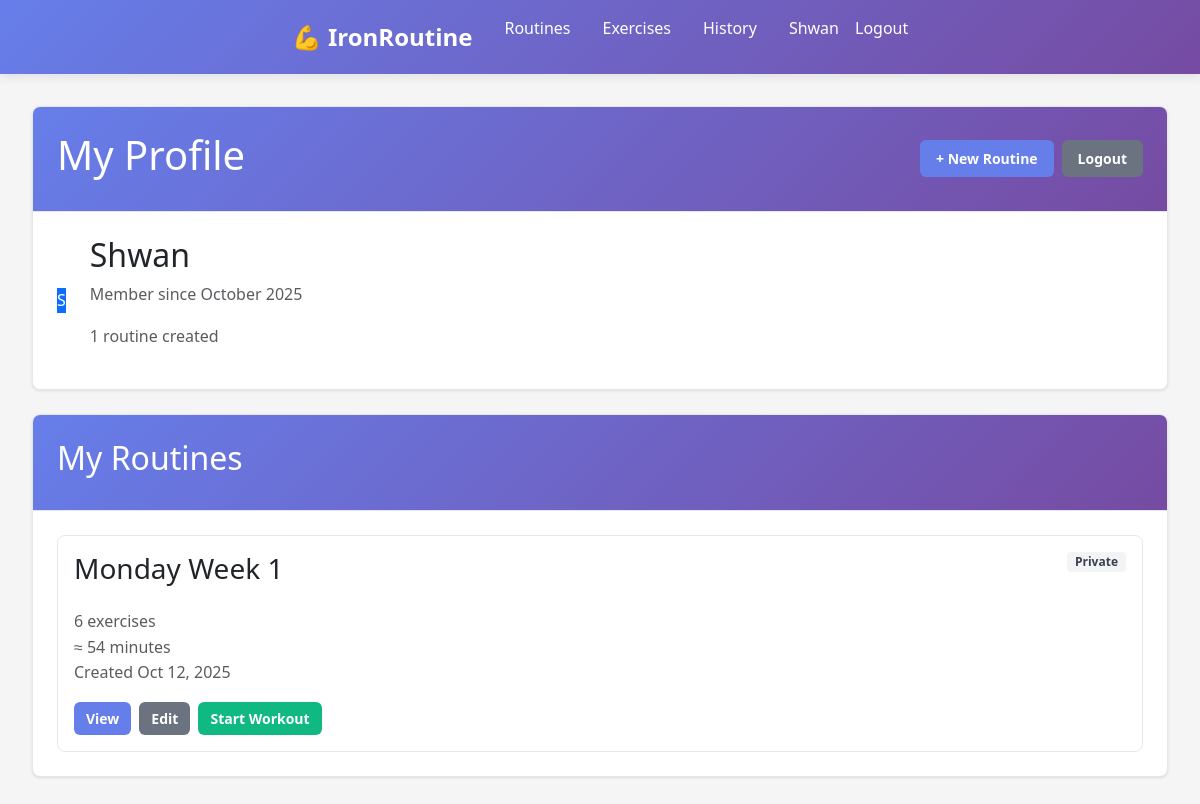
Page /accounts/profile/ (signed in) on the earlier database version.
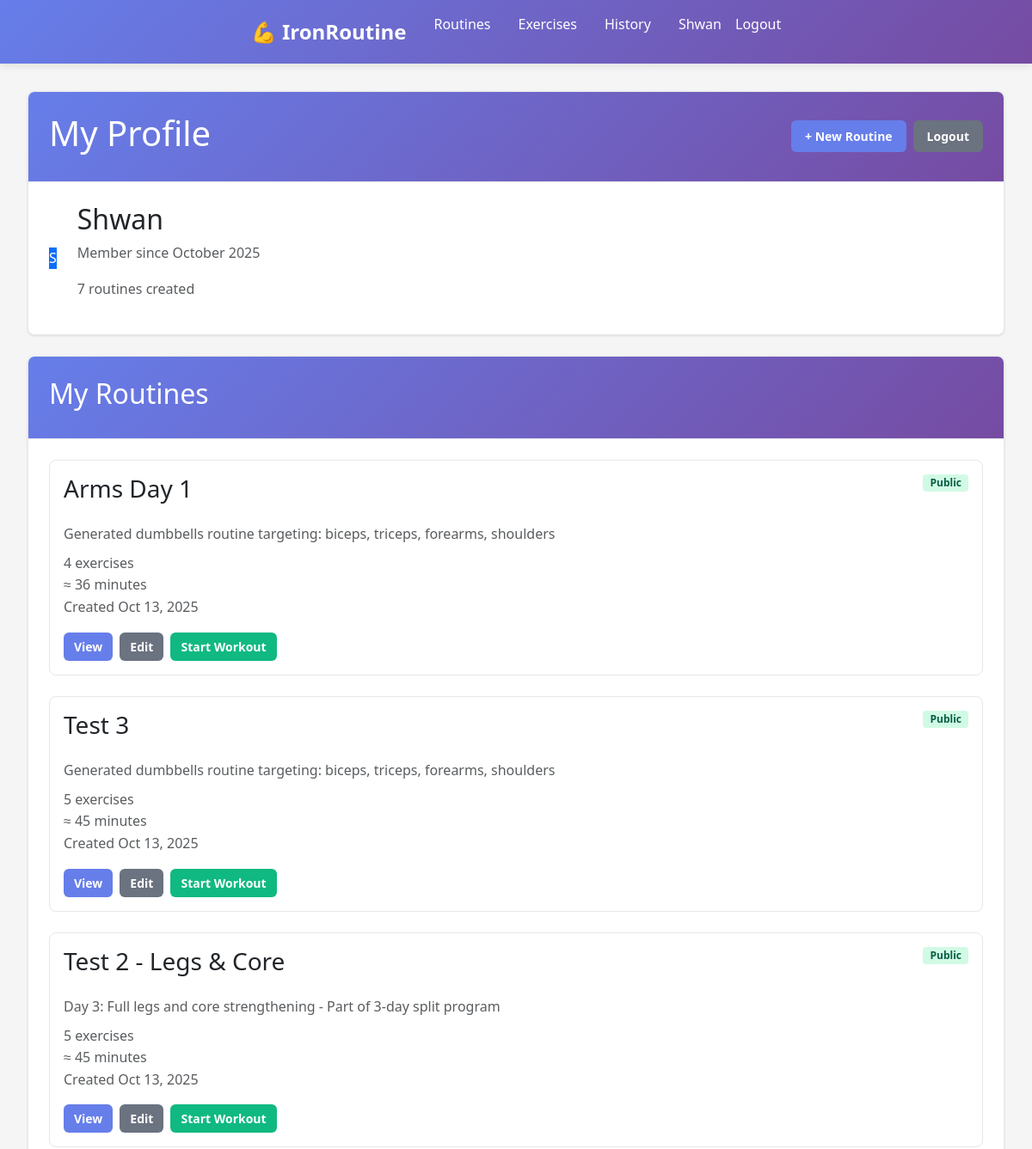
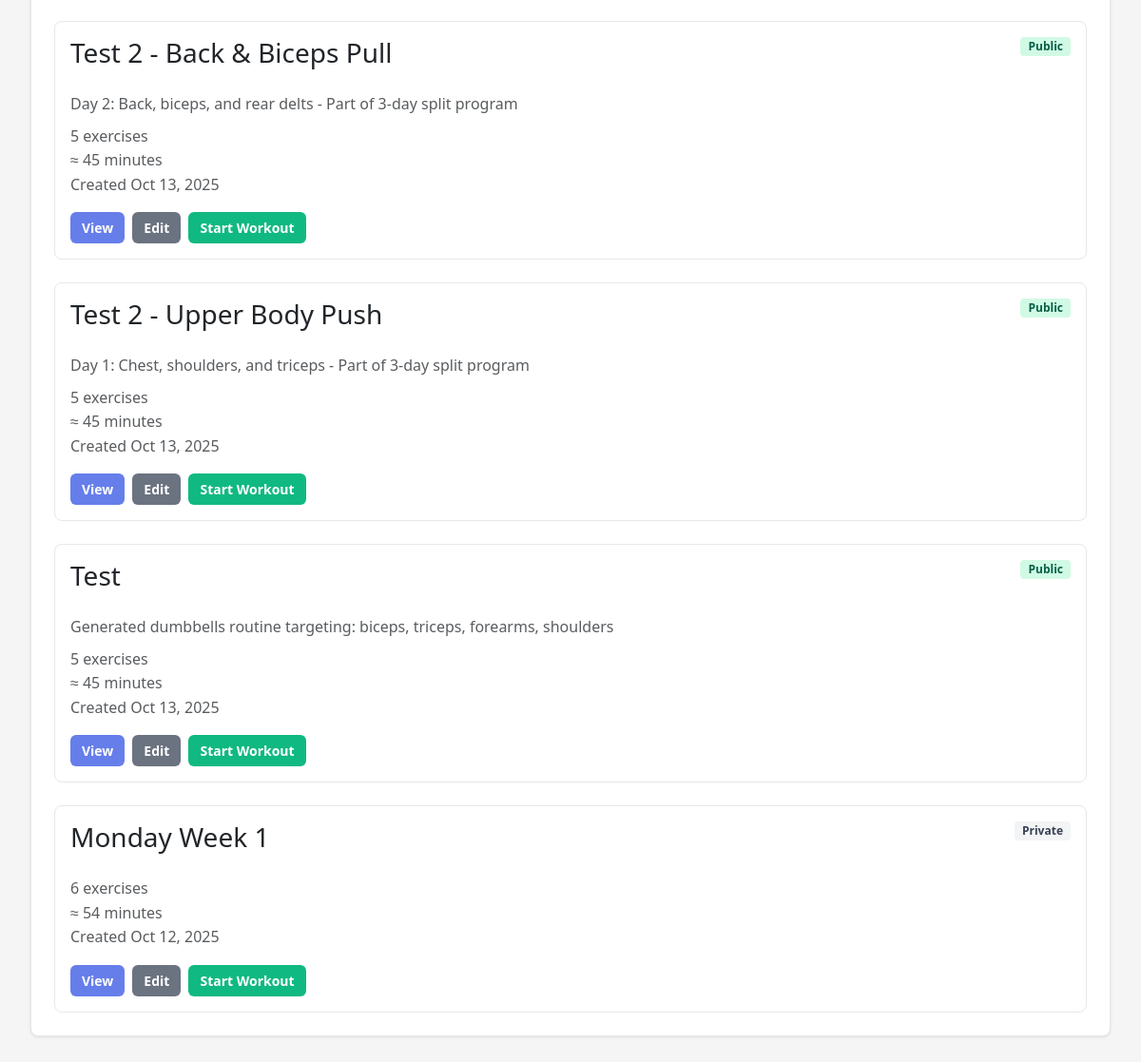
Same page on the later database version (2 pictures, top to bottom).
### routines/models.py (models this page shows, shortened)
class Routine(models.Model):
    name = models.CharField(max_length=200)
    user = models.ForeignKey(User, on_delete=models.CASCADE, related_name='routines')
    description = models.TextField(blank=True)
    created_at = models.DateTimeField(auto_now_add=True)
    updated_at = models.DateTimeField(auto_now=True)
    is_active = models.BooleanField(default=True)
    is_public = models.BooleanField(default=True)  # Public routines can be viewed/copied by anyone
    def get_total_exercises(self):
        return self.routine_exercises.count()
    def get_estimated_duration(self):
        total_sets = sum([re.sets_count for re in self.routine_exercises.all()])
        estimated_minutes = total_sets * 3  # 3 minutes per set average
        return estimated_minutes
    class Meta:
        ordering = ['-created_at']

class RoutineExercise(models.Model):
    routine = models.ForeignKey(Routine, on_delete=models.CASCADE, related_name='routine_exercises')
    exercise = models.ForeignKey(Exercise, on_delete=models.CASCADE)
    sets_count = models.PositiveIntegerField(default=3)
    rest_time_seconds = models.PositiveIntegerField(default=60)  # Rest time between sets
    order = models.PositiveIntegerField(default=0)  # Order of exercise in routine
    target_reps = models.CharField(max_length=50, blank=True)  # e.g., "8-12", "to failure"
    target_weight = models.DecimalField(max_digits=5, decimal_places=2, null=True, blank=True)
    class Meta:
        ordering = ['order']
        unique_together = ['routine', 'exercise']

### accounts/views.py (the view)
# urls.py: path('profile/', views.profile, name='profile'),
@login_required
def profile(request):
    from routines.models import Routine
    user_routines = Routine.objects.filter(user=request.user).order_by('-created_at')
    context = {
        'user_routines': user_routines,
    }
    return render(request, 'accounts/profile.html', context)

### templates/accounts/profile.html (shortened to what this page needs)
{% extends 'base.html' %}
{% block content %}
<div class="max-w-6xl mx-auto">
    <div class="card mb-4">
        <div class="card-header">
            <div class="flex justify-between items-center">
                <h1 class="text-2xl font-bold">My Profile</h1>
                <div class="flex gap-2">
                    <a href="{% url 'routines:routine_create' %}" class="btn btn-primary">
                        + New Routine
                    </a>
                    <a href="{% url 'accounts:logout' %}" class="btn btn-secondary">
                        Logout
                    </a>
                </div>
            </div>
        </div>
        <div class="card-body">
            <div class="flex items-center gap-4">
                <div class="bg-primary text-white rounded-full w-16 h-16 flex items-center justify-center text-xl font-bold">
                    {{ user.username|slice:":1"|upper }}
                </div>
                <div>
                    <h2 class="text-xl font-semibold">{{ user.username }}</h2>
                    <p class="text-muted">Member since {{ user.date_joined|date:"F Y" }}</p>
                    <p class="text-sm text-muted mt-1">
                        {{ user_routines.count }} routine{{ user_routines.count|pluralize }} created
                    </p>
                </div>
            </div>
        </div>
    </div>
    <div class="card">
        <div class="card-header">
            <h2 class="text-xl font-bold">My Routines</h2>
        </div>
        <div class="card-body">
            {% if user_routines %}
                <div class="grid grid-cols-1 md:grid-cols-2 lg:grid-cols-3 gap-4">
                    {% for routine in user_routines %}
                    <div class="routine-card">
                        <div class="routine-card-header">
                            <h3 class="font-semibold">{{ routine.name }}</h3>
                            <div class="flex gap-1">
                                {% if routine.is_public %}
                                    <span class="badge badge-success">Public</span>
                                {% else %}
                                    <span class="badge badge-secondary">Private</span>
                                {% endif %}
                            </div>
                        </div>
                        <div class="routine-card-body">
                            {% if routine.description %}
                                <p class="text-sm text-muted mb-2">{{ routine.description|truncatewords:15 }}</p>
                            {% endif %}
                            <div class="text-sm text-muted mb-3">
                                <div>{{ routine.get_total_exercises }} exercise{{ routine.get_total_exercises|pluralize }}</div>
                                <div>≈ {{ routine.get_estimated_duration }} minutes</div>
                                <div>Created {{ routine.created_at|date:"M d, Y" }}</div>
                            </div>
                        </div>
                        <div class="routine-card-footer">
                            <a href="{% url 'routines:routine_detail' routine.id %}" class="btn btn-sm btn-primary">
                                View
                            </a>
                            <a href="{% url 'routines:routine_edit' routine.id %}" class="btn btn-sm btn-secondary">
                                Edit
                            </a>
                            <a href="{% url 'workouts:start_workout' routine.id %}" class="btn btn-sm btn-success">
                                Start Workout
                            </a>
                        </div>
                    </div>
                    {% endfor %}
                </div>
            {% endif %}
        </div>
    </div>
</div>
{% endblock %}

### templates/base.html (shortened to what this page needs)
<!DOCTYPE html>
<html lang="en">
<head>
    {% load static %}
    <link href="https://cdn.jsdelivr.net/npm/bootstrap@5.3.0/dist/css/bootstrap.min.css" rel="stylesheet">
    <link rel="stylesheet" href="https://cdn.jsdelivr.net/npm/bootstrap-icons@1.11.0/font/bootstrap-icons.css">
    <link rel="stylesheet" href="{% static 'css/style.css' %}">
</head>
<body>
    <nav class="navbar">
        <div class="nav-container">
            <a href="{% url 'routines:routine_list' %}" class="nav-brand">💪 IronRoutine</a>
            <ul class="nav-menu">
                <li><a href="{% url 'routines:routine_list' %}" class="nav-link">Routines</a></li>
                <li><a href="{% url 'exercises:exercise_list' %}" class="nav-link">Exercises</a></li>
                {% if user.is_authenticated %}
                    <li><a href="{% url 'workouts:workout_history' %}" class="nav-link">History</a></li>
                {% endif %}
            </ul>
            <ul class="nav-menu nav-auth">
                {% if user.is_authenticated %}
                    <li><a href="{% url 'accounts:profile' %}" class="nav-link">{{ user.username }}</a></li>
                    <li><a href="{% url 'accounts:logout' %}" class="nav-link">Logout</a></li>
                {% else %}
                    <li><a href="{% url 'accounts:login' %}" class="nav-link">Login</a></li>
                    <li><a href="{% url 'accounts:register' %}" class="nav-link nav-link-register">Sign Up</a></li>
                {% endif %}
            </ul>
        </div>
    </nav>
    <main class="main-content">
        {% block content %}{% endblock %}
    </main>
</body>
</html>

### static/css/style.css (style rules this page uses)
* { margin: 0; padding: 0; box-sizing: border-box; }
body { font-family: 'Segoe UI', Tahoma, Geneva, Verdana, sans-serif; line-height: 1.6; color: #333; background-color: #f5f5f5; }
.navbar { background: linear-gradient(135deg, #667eea 0%, #764ba2 100%); color: white; padding: 1rem 0; box-shadow: 0 2px 10px rgba(0,0,0,0.1); }
.nav-container { max-width: 100%; margin: 0 auto; display: flex; justify-content: space-between; align-items: center; padding: 0 2rem; }
.nav-brand { font-size: 1.5rem; font-weight: bold; color: white; text-decoration: none; }
.nav-menu { list-style: none; display: flex; gap: 2rem; }
.nav-auth { gap: 1rem; }
.nav-link { color: white; text-decoration: none; font-weight: 500; transition: opacity 0.3s ease; }
.main-content { max-width: 100%; margin: 2rem auto; padding: 0 2rem; }
.card { background: white; border-radius: 12px; box-shadow: 0 4px 6px rgba(0, 0, 0, 0.1); margin-bottom: 1.5rem; overflow: hidden; transition: transform 0.2s ease, box-shadow 0.2s ease; }
.card-header { background: linear-gradient(135deg, #667eea 0%, #764ba2 100%); color: white; padding: 1rem 1.5rem; font-weight: 600; }
.card-body { padding: 1.5rem; }
.btn { display: inline-block; padding: 0.75rem 1.5rem; border: none; border-radius: 8px; text-decoration: none; font-weight: 600; font-size: 0.875rem; cursor: pointer; transition: all 0.2s ease; text-align: center; }
.btn-primary { background: linear-gradient(135deg, #667eea 0%, #764ba2 100%); color: white; }
.btn-secondary { background-color: #e2e8f0; color: #4a5568; }
.btn-success { background-color: #38a169; color: white; }
.btn-sm { padding: 0.5rem 1rem; font-size: 0.75rem; }
.grid { display: grid; gap: 1.5rem; }
.grid-cols-1 { grid-template-columns: 1fr; }
.text-muted { color: #718096; }
.mb-2 { margin-bottom: 0.5rem; }
.mb-4 { margin-bottom: 1rem; }
.flex { display: flex; }
.justify-between { justify-content: space-between; }
.items-center { align-items: center; }
.gap-2 { gap: 0.5rem; }
.gap-4 { gap: 1rem; }

### templates/accounts/profile.html (style rules this page uses)
.card { background: white; border-radius: 0.5rem; box-shadow: 0 1px 3px rgba(0, 0, 0, 0.1); border: 1px solid #e5e7eb; }
.card-header { padding: 1.5rem; border-bottom: 1px solid #e5e7eb; }
.card-body { padding: 1.5rem; }
.routine-card { border: 1px solid #e5e7eb; border-radius: 0.5rem; padding: 1rem; transition: all 0.2s; }
.routine-card-header { display: flex; justify-content: space-between; align-items: start; margin-bottom: 1rem; }
.routine-card-body { margin-bottom: 1rem; }
.routine-card-footer { display: flex; gap: 0.5rem; flex-wrap: wrap; }
.btn { padding: 0.5rem 1rem; border-radius: 0.375rem; font-weight: 600; text-decoration: none; border: none; cursor: pointer; transition: all 0.15s ease-in-out; display: inline-block; text-align: center; }
.btn-sm { padding: 0.375rem 0.75rem; font-size: 0.875rem; }
.btn-primary { background: #667eea; color: white; }
.btn-secondary { background: #6b7280; color: white; }
.btn-success { background: #10b981; color: white; }
.badge { padding: 0.25rem 0.5rem; border-radius: 0.25rem; font-size: 0.75rem; font-weight: 600; }
.badge-success { background: #d1fae5; color: #065f46; }
.badge-secondary { background: #f3f4f6; color: #374151; }
.bg-primary { background: #667eea; }
.text-muted { color: #6b7280; }

Differences in the rows shown:
added Routine: name "Arms Day 1", is_public "Public", description "Generated dumbbells routine targeting: biceps, triceps, forearms, shoulders", get_total_exercises "4", get_estimated_duration "36", created_at "Oct 13, 2025"
added Routine: name "Test 3", is_public "Public", description "Generated dumbbells routine targeting: biceps, triceps, forearms, shoulders", get_total_exercises "5", get_estimated_duration "45", created_at "Oct 13, 2025"
added Routine: name "Test 2 - Legs & Core", is_public "Public", description "Day 3: Full legs and core strengthening - Part of 3-day split program", get_total_exercises "5", get_estimated_duration "45", created_at "Oct 13, 2025"
added Routine: name "Test 2 - Back & Biceps Pull", is_public "Public", description "Day 2: Back, biceps, and rear delts - Part of 3-day split program", get_total_exercises "5", get_estimated_duration "45", created_at "Oct 13, 2025"
added Routine: name "Test 2 - Upper Body Push", is_public "Public", description "Day 1: Chest, shoulders, and triceps - Part of 3-day split program", get_total_exercises "5", get_estimated_duration "45", created_at "Oct 13, 2025"
added Routine: name "Test", is_public "Public", description "Generated dumbbells routine targeting: biceps, triceps, forearms, shoulders", get_total_exercises "5", get_estimated_duration "45", created_at "Oct 13, 2025"
Other differences:
{{ user_routines.count }}: "1" → "7"
